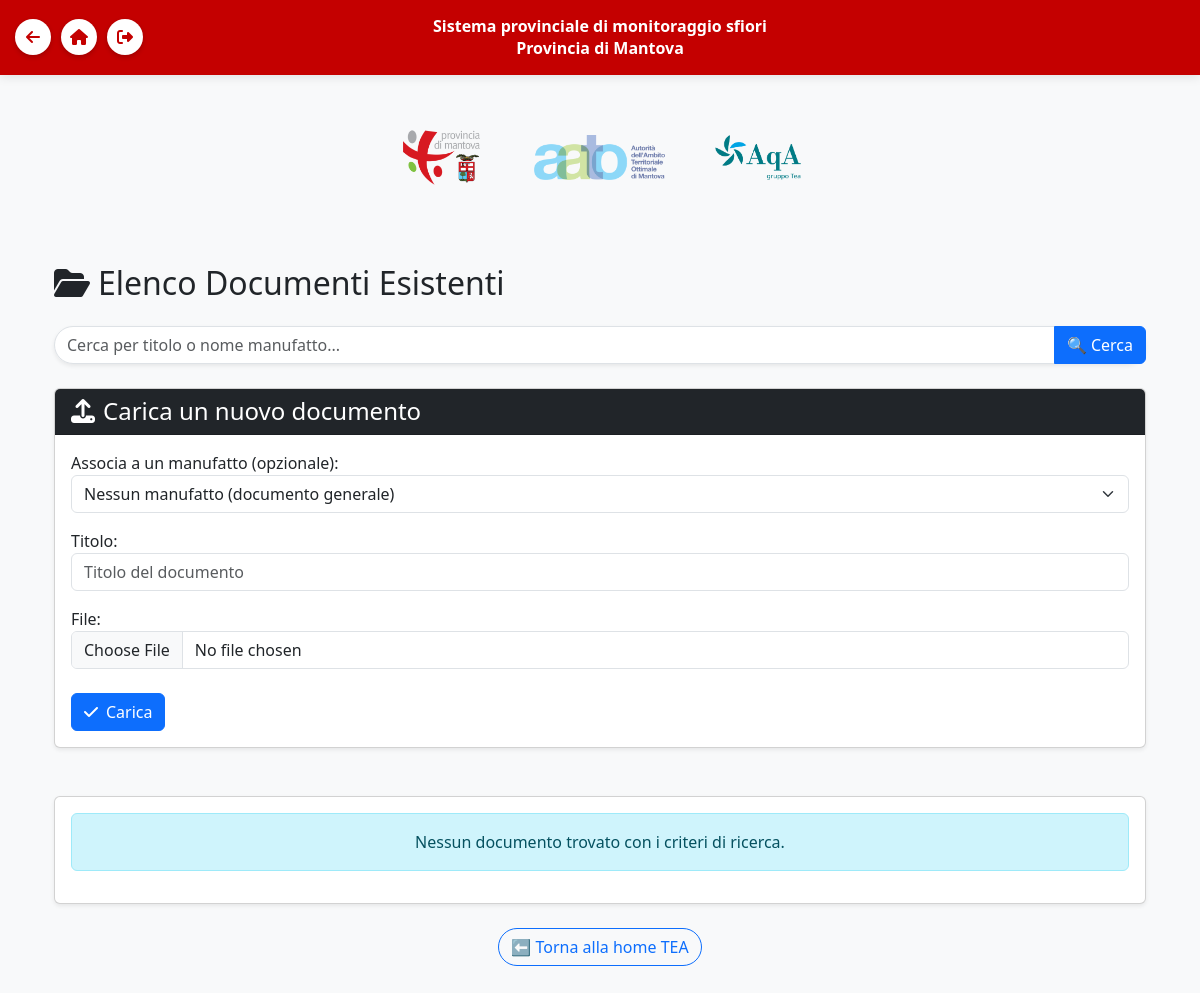
/manufatti/documenti/ (signed in), run on an earlier commit of the app's database.
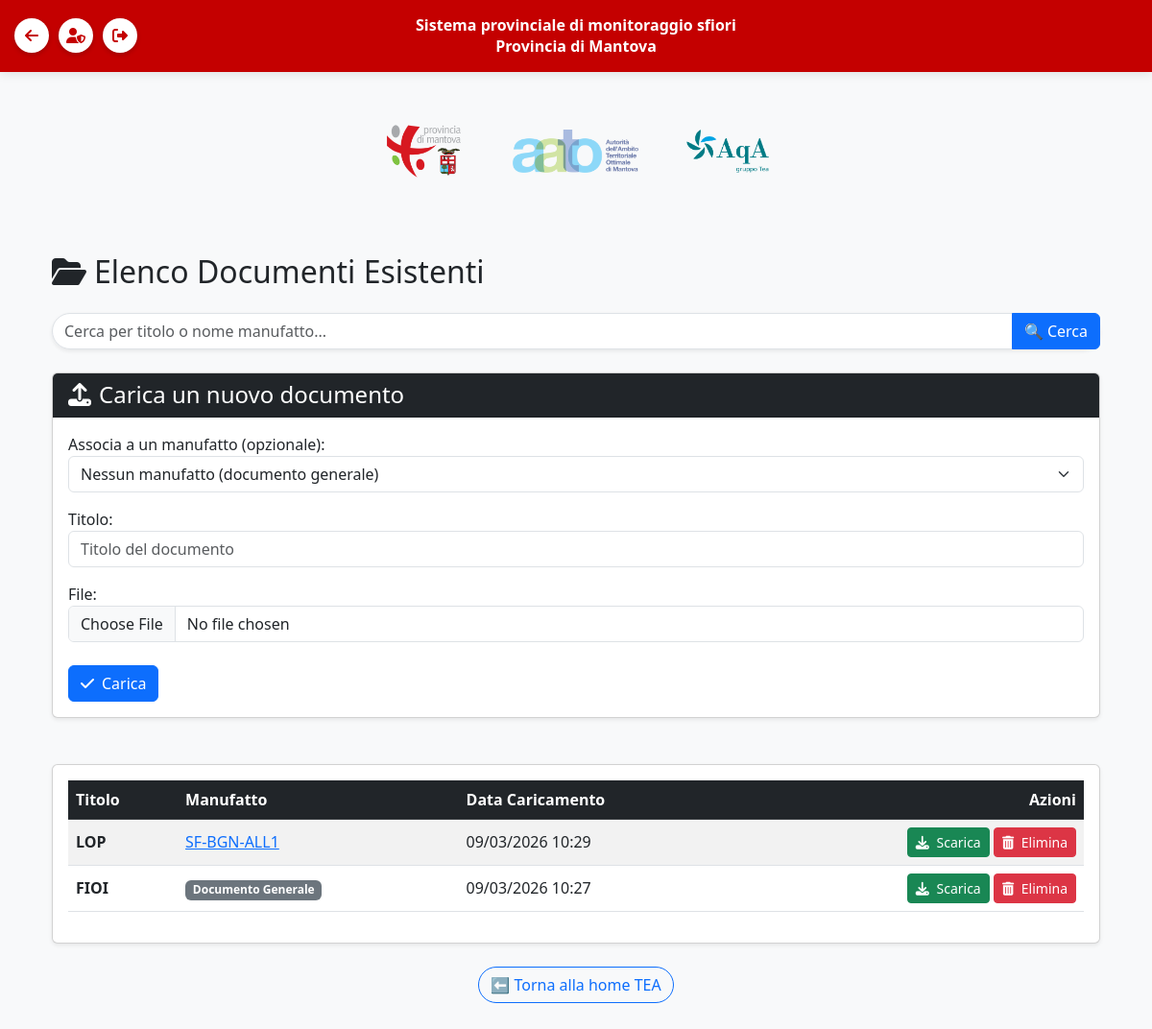
And on a later commit of the database.
### manufatti/models.py (models this page shows)
class Documento(models.Model):
    manufatto = models.ForeignKey(Manufatto, on_delete=models.SET_NULL, related_name='documenti', null=True, blank=True)
    titolo = models.CharField(max_length=200)
    file = models.FileField(upload_to='documenti/%Y/%m/%d/')
    data_caricamento = models.DateTimeField(auto_now_add=True)

class Manufatto(models.Model):
    nome = models.CharField(max_length=100, unique=True)
    stato = models.CharField(
        max_length=50,
        choices=[
                ('IN ESERCIZIO', 'IN ESERCIZIO'),
        ],
        default='IN ESERCIZIO'
    )
    data_creazione = models.DateTimeField(auto_now_add=True)
    comune = models.CharField(max_length=100, null=True, blank=True)
    localita = models.CharField(max_length=100, null=True, blank=True)
    ubicazione = models.CharField(max_length=255, null=True, blank=True)
    depuratore_associato = models.CharField(max_length=255, null=True, blank=True)
    recapito_emissario = models.CharField(max_length=255, null=True, blank=True)
    tipologia_sfioratore = models.CharField(max_length=100, null=True, blank=True)
    def __str__(self):
        return self.nome

### manufatti/views.py (the view)
# urls.py: path('documenti/', views.lista_documenti, name='lista_documenti'),
@login_required
def lista_documenti(request):
    ente_utente = get_user_ente(request.user)
    query = request.GET.get('query')
    if request.method == 'POST':
        form = DocumentoForm(request.POST, request.FILES)
        if form.is_valid():
            form.save()
            messages.success(request, 'Documento caricato con successo!')
            return redirect('lista_documenti')
    else:
        form = DocumentoForm()
    documenti = Documento.objects.select_related('manufatto').order_by('-data_caricamento')
    if query:
        documenti = documenti.filter(Q(titolo__icontains=query) | Q(manufatto__nome__icontains=query))
    context = {
        'documenti': documenti,
        'form': form,
        'query': query,
        'ente_utente': ente_utente,
    }
    return render(request, 'manufatti/lista_documenti.html', context)

### manufatti/forms.py
class DocumentoForm(forms.ModelForm):
    def __init__(self, *args, **kwargs):
        super().__init__(*args, **kwargs)
        self.fields['manufatto'].empty_label = "Nessun manufatto (documento generale)"
        self.fields['manufatto'].label = "Associa a un manufatto (opzionale)"
    class Meta:
        model = Documento
        fields = ['manufatto', 'titolo', 'file']
        widgets = {
            'manufatto': forms.Select(attrs={'class': 'form-select'}),
            'titolo': forms.TextInput(attrs={'class': 'form-control', 'placeholder': 'Titolo del documento'}),
            'file': forms.FileInput(attrs={'class': 'form-control'}),
        }

### manufatti/context_processors.py (called while the page is built)
def ente_utente_context(request):
    if request.user.is_authenticated:
        try:
            profilo = Profilo.objects.get(user=request.user)
            return {'ente_utente': profilo.ente}
        except Exception:
            return {'ente_utente': 'TEA'}
    return {'ente_utente': None}

### manufatti/templates/manufatti/lista_documenti.html (shortened to what this page needs)
{% extends "accounts/base.html" %}
{% block content %}
<div class="container mt-4 mb-5">
    <h2 class="mb-4"><i class="fas fa-folder-open me-2"></i>Elenco Documenti Esistenti</h2>
    <form method="GET" action="{% url 'lista_documenti' %}" class="mb-4">
        <div class="input-group shadow-sm rounded-pill">
            <input type="text" name="query" class="form-control rounded-start-pill"
                   placeholder="Cerca per titolo o nome manufatto..."
                   value="{{ query|default:'' }}">
            <button class="btn btn-primary" type="submit">🔍 Cerca</button>
        </div>
    </form>
    <div class="card shadow-sm mb-5">
        <div class="card-header bg-dark text-white">
            <h4 class="mb-0"><i class="fas fa-upload me-2"></i>Carica un nuovo documento</h4>
        </div>
        <div class="card-body">
            <form method="post" enctype="multipart/form-data">
                {{ form.as_p }}
                <button type="submit" class="btn btn-primary mt-2"><i class="fas fa-check me-2"></i>Carica</button>
            </form>
        </div>
    </div>
    <div class="card shadow-sm">
        <div class="card-body">
            {% if documenti %}
                <div class="table-responsive">
                    <table class="table table-striped table-hover align-middle">
                        <thead class="table-dark">
                            <tr>
                                <th scope="col">Titolo</th>
                                <th scope="col">Manufatto</th>
                                <th scope="col">Data Caricamento</th>
                                <th scope="col" class="text-end">Azioni</th>
                            </tr>
                        </thead>
                        <tbody>
                            {% for doc in documenti %}
                                <tr>
                                    <td><strong>{{ doc.titolo }}</strong></td>
                                    <td>
                                        {% if doc.manufatto %}
                                            <a href="{% url 'dettaglio_manufatto' doc.manufatto.id %}" class="text-primary">{{ doc.manufatto.nome }}</a>
                                        {% else %}
                                            <span class="badge bg-secondary">Documento Generale</span>
                                        {% endif %}
                                    </td>
                                    <td>{{ doc.data_caricamento|date:"d/m/Y H:i" }}</td>
                                    <td class="text-end">
                                       <a href="{% url 'scarica_documento' doc.id %}" class="btn btn-success btn-sm">
                                            <i class="fas fa-download me-1"></i> Scarica
                                        </a>
                                        <form method="post" action="{% url 'elimina_documento' doc.id %}" style="display: inline;" onsubmit="return confirm('Sei sicuro di voler eliminare questo documento?');">
                                            <button type="submit" class="btn btn-danger btn-sm">
                                                <i class="fas fa-trash-alt me-1"></i> Elimina
                                            </button>
                                        </form>
                                    </td>
                                </tr>
                            {% endfor %}
                        </tbody>
                    </table>
                </div>
            {% else %}
                <p class="text-center alert alert-info">Nessun documento trovato con i criteri di ricerca.</p>
            {% endif %}
        </div>
    </div>
    <div class="text-center mt-4">
        {% if ente_utente == 'AATO' %}
            <a href="{% url 'aato' %}" class="btn btn-outline-primary rounded-pill">⬅ Torna alla home AATO</a>
        {% else %}
            <a href="{% url 'tea' %}" class="btn btn-outline-primary rounded-pill">⬅ Torna alla home TEA</a>
        {% endif %}
    </div>
</div>
{% endblock %}

What changed in the data, as far as the page shows it:
added Documento: titolo "LOP", manufatto.nome "SF-BGN-ALL1", data_caricamento "09/03/2026 10:29"
added Documento: titolo "FIOI", shows "Documento Generale", data_caricamento "09/03/2026 10:27"
Also different on the page:
text no longer shown: "Nessun documento trovato con i criteri di ricerca."
text now shown: "Titolo Manufatto Data Caricamento Azioni"
